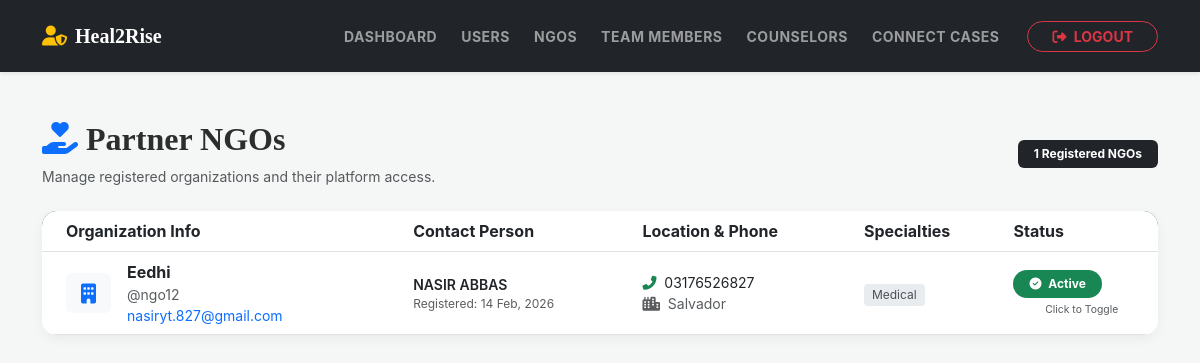
Screenshot of /admin/view_ngos.php (signed in) with the database file from the repository.
### tables this page shows
CREATE TABLE `ngos` (
  `id` int(11) NOT NULL,
  `ngo_name` varchar(150) NOT NULL,
  `username` varchar(50) NOT NULL,
  `email` varchar(100) NOT NULL,
  `password_hash` varchar(255) NOT NULL,
  `contact_person` varchar(100) DEFAULT NULL,
  `phone` varchar(20) DEFAULT NULL,
  `address` varchar(255) DEFAULT NULL,
  `city` varchar(100) DEFAULT NULL,
  `specialties` text DEFAULT NULL,
  `registration_date` datetime DEFAULT current_timestamp(),
  `is_active` tinyint(1) DEFAULT 1,
  `last_updated` datetime DEFAULT current_timestamp() ON UPDATE current_timestamp()
);

### admin/view_ngos.php (the view, shortened to what this page needs)
<?php
include "config.php";
$query = "SELECT * FROM ngos ORDER BY registration_date DESC";
$result = mysqli_query($conn, $query);
?>
<!DOCTYPE html>
<html lang="en">
<head>
    <link href="https://cdn.jsdelivr.net/npm/bootstrap@5.3.0/dist/css/bootstrap.min.css" rel="stylesheet">
    <link rel="stylesheet" href="https://cdnjs.cloudflare.com/ajax/libs/font-awesome/6.4.0/css/all.min.css">
    <link rel="stylesheet" href="../CSS/style.css">
</head>
<body>
<?php include('navbar.php'); ?>
<div class="container mt-5 mb-5">
    <div class="d-flex justify-content-between align-items-center mb-4">
        <div>
            <h2 class="fw-bold"><i class="fas fa-hand-holding-heart me-2 text-primary"></i>Partner NGOs</h2>
            <p class="text-muted small mb-0">Manage registered organizations and their platform access.</p>
        </div>
        <span class="badge bg-dark px-3 py-2"><?php echo mysqli_num_rows($result); ?> Registered NGOs</span>
    </div>
    <div class="card ngo-card overflow-hidden">
        <div class="table-responsive">
            <table class="table table-hover align-middle mb-0">
                <thead>
                    <tr>
                        <th class="ps-4">Organization Info</th>
                        <th>Contact Person</th>
                        <th>Location & Phone</th>
                        <th>Specialties</th>
                        <th>Status</th>
                    </tr>
                </thead>
                <tbody>
                    <?php while($row = mysqli_fetch_assoc($result)): ?>
                    <tr>
                        <td class="ps-4">
                            <div class="d-flex align-items-center">
                                <div class="avatar-sm me-3 bg-light p-2 rounded text-center" style="width:45px;">
                                    <i class="fas fa-building text-primary fa-lg"></i>
                                </div>
                                <div>
                                    <div class="fw-bold text-dark"><?= htmlspecialchars($row['ngo_name']); ?></div>
                                    <div class="text-muted small">@<?= htmlspecialchars($row['username']); ?></div>
                                    <div class="small text-primary"><?= htmlspecialchars($row['email']); ?></div>
                                </div>
                            </div>
                        </td>
                        <td>
                            <div class="fw-semibold small"><?= htmlspecialchars($row['contact_person'] ?: 'N/A'); ?></div>
                            <div class="text-muted" style="font-size: 0.75rem;">Registered: <?= date('d M, Y', strtotime($row['registration_date'])); ?></div>
                        </td>
                        <td>
                            <div class="small"><i class="fas fa-phone-alt me-1 text-success"></i> <?= $row['phone']; ?></div>
                            <div class="small text-muted">
                                <i class="fas fa-city me-1"></i> <?= htmlspecialchars($row['city']); ?>
                            </div>
                        </td>
                        <td>
                            <div class="small text-truncate" style="max-width: 180px;" title="<?= $row['specialties']; ?>">
                                <?php
                                    $tags = explode(',', $row['specialties']);
                                    foreach(array_slice($tags, 0, 2) as $tag) {
                                        echo '<span class="specialties-tag me-1">'.htmlspecialchars(trim($tag)).'</span>';
                                    }
                                ?>
                            </div>
                        </td>
                        <td>
                            <a href="view_ngos.php?toggle_id=<?= $row['id']; ?>&current_status=<?= $row['is_active']; ?>"
                               class="text-decoration-none">
                                <?php if($row['is_active'] == 1): ?>
                                    <span class="badge bg-success status-badge px-3 py-2 rounded-pill">
                                        <i class="fas fa-check-circle me-1"></i> Active
                                    </span>
                                <?php else: ?>
                                    <span class="badge bg-danger status-badge px-3 py-2 rounded-pill">
                                        <i class="fas fa-ban me-1"></i> Suspended
                                    </span>
                                <?php endif; ?>
                            </a>
                            <div class="text-muted mt-1" style="font-size: 0.65rem; text-align: center;">Click to Toggle</div>
                        </td>
                    </tr>
                    <?php endwhile; ?>
                </tbody>
            </table>
        </div>
    </div>
</div>
</body>
</html>

### CSS/style.css (style rules this page uses)
:root { --primary-color: #d4a373; --accent-color: #faedcd; --text-dark: #2d2d2d; --bg-light: #fefae0; --transition: all 0.3s ease; }
body { font-family: 'Inter', sans-serif; background-color: #fafafa; color: var(--text-dark); }
h1, h2, .navbar-brand { font-family: 'Playfair Display', serif; }

### admin/view_ngos.php (style rules this page uses)
body { background-color: #f4f7f6; font-family: 'Inter', sans-serif; }
.ngo-card { border-radius: 15px; border: none; box-shadow: 0 4px 12px rgba(0,0,0,0.05); }
.table thead { background-color: #2c3e50; color: white; }
.status-badge { cursor: pointer; transition: 0.3s; }
.specialties-tag { font-size: 0.75rem; background: #e9ecef; color: #495057; padding: 2px 8px; border-radius: 4px; display: inline-block; margin-top: 4px; }

### rows the page displays
ngos: ngo_name "Eedhi", username "ngo12", email "nasiryt.827@gmail.com", contact_person "NASIR ABBAS", registration_date "14 Feb, 2026", phone "03176526827", city "Salvador", specialties "Medical", is_active 1 (drawn)

### other values shown
mysqli_num_rows($result) "1"
